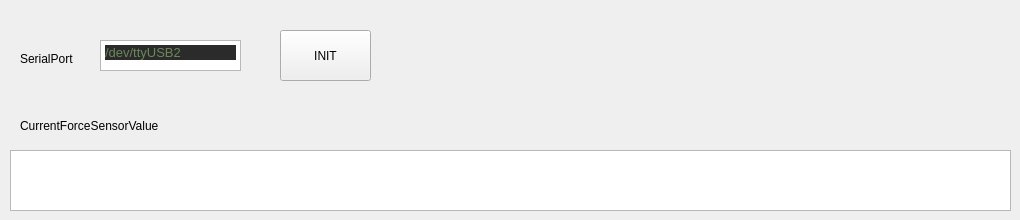
    <widget class="QWidget" name="tab_7">
     <attribute name="title">
      <string>ForceSensor1</string>
     </attribute>
     <widget class="QTextEdit" name="txtForceSensorValue">
      <property name="geometry">
       <rect>
        <x>10</x>
        <y>150</y>
        <width>1001</width>
        <height>61</height>
       </rect>
      </property>
     </widget>
     <widget class="QLabel" name="label_J0_25">
      <property name="geometry">
       <rect>
        <x>20</x>
        <y>110</y>
        <width>211</width>
        <height>31</height>
       </rect>
      </property>
      <property name="text">
       <string>CurrentForceSensorValue</string>
      </property>
     </widget>
     <widget class="QLabel" name="label_11">
      <property name="geometry">
       <rect>
        <x>20</x>
        <y>50</y>
        <width>81</width>
        <height>17</height>
       </rect>
      </property>
      <property name="text">
       <string>SerialPort</string>
      </property>
     </widget>
     <widget class="QPushButton" name="btnForceSensor_INIT">
      <property name="geometry">
       <rect>
        <x>280</x>
        <y>30</y>
        <width>91</width>
        <height>51</height>
       </rect>
      </property>
      <property name="text">
       <string>INIT</string>
      </property>
     </widget>
     <widget class="QTextEdit" name="txtTargetSerialForceSensor">
      <property name="geometry">
       <rect>
        <x>100</x>
        <y>40</y>
        <width>141</width>
        <height>31</height>
       </rect>
      </property>
      <property name="html">
       <string>&lt;!DOCTYPE HTML PUBLIC &quot;-//W3C//DTD HTML 4.0//EN&quot; &quot;http://www.w3.org/TR/REC-html40/strict.dtd&quot;&gt;
&lt;html&gt;&lt;head&gt;&lt;meta name=&quot;qrichtext&quot; content=&quot;1&quot; /&gt;&lt;style type=&quot;text/css&quot;&gt;
p, li { white-space: pre-wrap; }
&lt;/style&gt;&lt;/head&gt;&lt;body style=&quot; font-family:'Ubuntu'; font-size:11pt; font-weight:400; font-style:normal;&quot;&gt;
&lt;p style=&quot; margin-top:12px; margin-bottom:12px; margin-left:0px; margin-right:0px; -qt-block-indent:0; text-indent:0px; background-color:#2b2b2b;&quot;&gt;&lt;span style=&quot; font-family:'JetBrains Mono,monospace'; font-size:9.8pt; color:#6a8759;&quot;&gt;/dev/ttyUSB2&lt;/span&gt;&lt;/p&gt;&lt;/body&gt;&lt;/html&gt;</string>
      </property>
     </widget>
    </widget>
